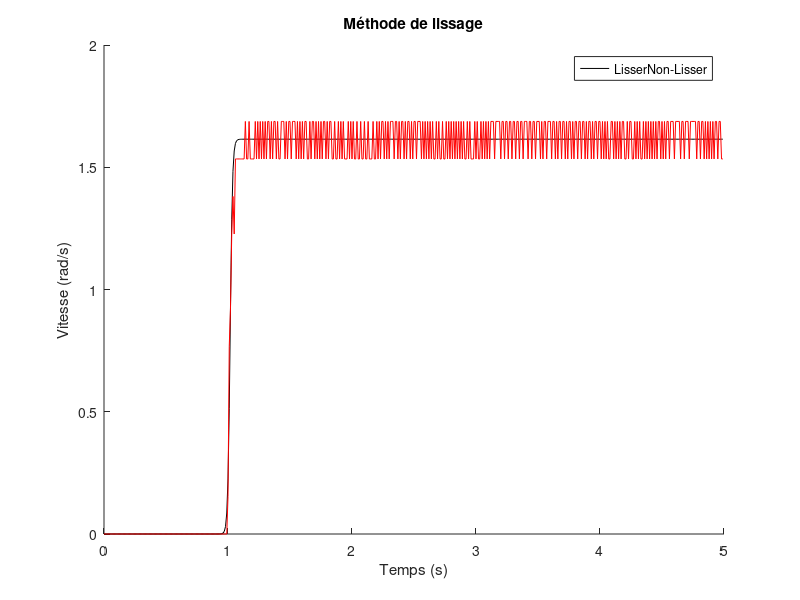

Recreate this plot in MATLAB. (Note: this script raises an error after producing the figure.)
clc
clear all
close all

%% Data start
load("data_1v_4-09_100hz.mat");
% Vm - entrée (tension)
% servo - angle de moteur
% omega_c - vitesse angulaire
% tsimu - temps de simulation

%On a trouver que omega_c et servo sont en degrée et non en rad
servo = deg2rad(servo);
omega_c = deg2rad(omega_c);

%% Lissage des courbes
% Création du lissage
% P = polyfit(tsimu(1:end-1), omega_c, 22);
% Omega_c = polyval(P, tsimu(1:end-1));

Min = 101;
Max = 104;

A = mean(omega_c(Max:end));
% A = 1.6107; % Celui à Mathis
C = [ones(length(tsimu(Min:Max)),1), tsimu(Min:Max)];
Y = real(log((A-omega_c(Min:Max))./(omega_c(Min:Max))));

Mat_A = pinv(C)*Y;
b = (-1)*Mat_A(2);
c = (Mat_A(1)/b);

Omega_c = (A)./(1+(exp((-b)*(tsimu(1:end-1)-(c)))));

% P = fit(tsimu(1:end-1), omega_c, 'logistic')
% Omega_c = (P.a)./(1+(exp((-P.b)*(tsimu(1:end-1)-(P.c)))));

% Plot pour montrer du lissage vs pas lisser
figure
hold on
plot(tsimu(1:end-1), Omega_c, 'black')
plot(tsimu(1:end-1), omega_c, 'red')
title("Méthode de lissage");
xlabel("Temps (s)");
ylabel("Vitesse (rad/s)");
legend(["Lisser", "Non-Lisser"]);

%% Calcul des coefficient Fonction de transfert
dT = tsimu(2);

Diff1 = diff(Omega_c(1:end,1))/dT;

Y_iden = Omega_c(1:end-1, 1);
X_iden = [Vm(1:end-2, 1), Diff1];

A_iden = pinv(X_iden)*Y_iden;

%% Mise en valeur
%Charge et engrenage
n_g = 0.9000;
K_g = 70;

%Partie électrique du moteur
k_m = 0.0076776;    % Nm/A
n_m = 0.69;
k_t = 0.0076830;    %V/(Rad/s)

%Partie mécanique du moteur
J_m = 3.9001*10^(-07);  %kg*m^2
J_eq = 0.0017728;   %kg*m^2

%Sphère
J_s = 4.1290*10^(-06);  % kg*m^2

%% Calculs
J_c = J_eq - ((K_g^2)*n_g*J_m)

R_m = (((-1)*A_iden(2))*K_g*n_g*n_m*k_t)/(A_iden(1)*J_eq)

B_eq = ((K_g*n_g*n_m*k_t)/(A_iden(1)*R_m))-((n_g*k_m*(K_g^2)*n_m*k_t)/R_m)

%% Graphique
sys = tf([A_iden(1)],[-1*A_iden(2) 1]);

y = lsim(sys,Vm(1:end-1),tsimu(1:end-1));

% Graphiques
% figure
% hold on
% plot(tsimu(1:end-1),omega_c(1:end), 'red')
% plot(tsimu(1:end-1), y, 'black')
% title("Comparaison de la fonction de transfert obtenu avec la méthode des moindres carrées et les vrai données");
% xlabel("Temps (s)");
% ylabel("Vitesse (rad/s)");
% legend(["Vrai données", "Fonction de transfert"]);

%% Erreur
% RMSE
RMSE = sqrt((1/length(omega_c))*(sum((y-omega_c).^2)))

% R^2
Y_ = (1/length(omega_c))*sum(omega_c);
R_2 = sum((y(Min:Max)-Y_).^2)/(sum((omega_c(Min:Max)-Y_).^2))

%% Save les valeurs 
Path = which("Identification.m");
Path = strrep(Path, 'Identification.m', 'Valeurs.mat');
save(Path, "-mat");

%Assurer la fin du document
disp("Hello World")